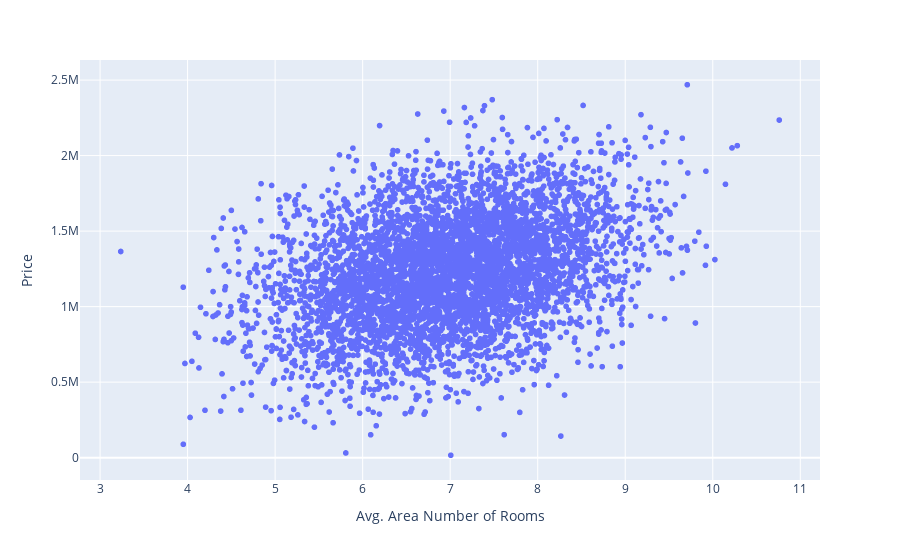

Notebook cell for this chart:
### Code cell
px.scatter(df,x='Avg. Area Number of Rooms',y='Price')

### Figure 1 — Plotly figure (JSON) as saved in the notebook; plotly's stock layout.template omitted (floating-point values rounded to 4 significant figures; data arrays with more than 128 entries replaced by an {"elided": "..."} marker saying what was removed)
{"data": [{"hovertemplate": "Avg. Area Number of Rooms=%{x}<br>Price=%{y}<extra></extra>", "legendgroup": "", "marker": {"color": "#636efa", "symbol": "circle"}, "mode": "markers", "name": "", "showlegend": false, "type": "scattergl", "x": {"elided": "5000 float values"}, "xaxis": "x", "y": {"elided": "5000 float values"}, "yaxis": "y"}], "layout": {"legend": {"tracegroupgap": 0}, "margin": {"t": 60}, "xaxis": {"anchor": "y", "domain": [0, 1], "title": {"text": "Avg. Area Number of Rooms"}}, "yaxis": {"anchor": "x", "domain": [0, 1], "title": {"text": "Price"}}}}
